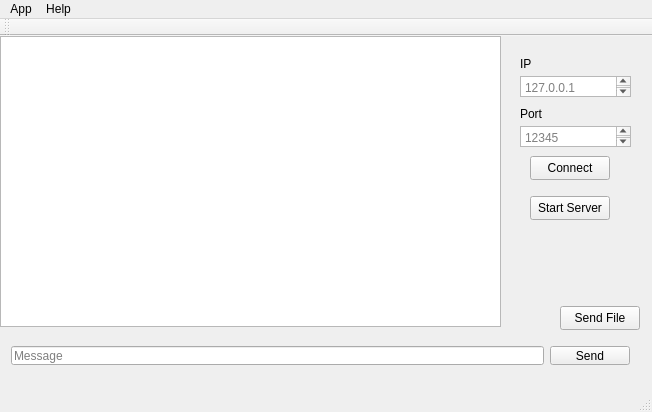
<?xml version="1.0" encoding="UTF-8"?>
<ui version="4.0">
 <class>TCPAppClass</class>
 <widget class="QMainWindow" name="TCPAppClass">
  <property name="geometry">
   <rect>
    <x>0</x>
    <y>0</y>
    <width>652</width>
    <height>412</height>
   </rect>
  </property>
  <property name="sizePolicy">
   <sizepolicy hsizetype="Fixed" vsizetype="Fixed">
    <horstretch>0</horstretch>
    <verstretch>0</verstretch>
   </sizepolicy>
  </property>
  <property name="minimumSize">
   <size>
    <width>652</width>
    <height>412</height>
   </size>
  </property>
  <property name="maximumSize">
   <size>
    <width>652</width>
    <height>412</height>
   </size>
  </property>
  <property name="windowTitle">
   <string>TCPApp</string>
  </property>
  <widget class="QWidget" name="centralWidget">
   <widget class="QWidget" name="horizontalLayoutWidget">
    <property name="geometry">
     <rect>
      <x>0</x>
      <y>299</y>
      <width>641</width>
      <height>41</height>
     </rect>
    </property>
    <layout class="QHBoxLayout" name="horizontalLayout">
     <item>
      <widget class="QLineEdit" name="messageLineEdit">
       <property name="sizePolicy">
        <sizepolicy hsizetype="Expanding" vsizetype="Minimum">
         <horstretch>0</horstretch>
         <verstretch>0</verstretch>
        </sizepolicy>
       </property>
       <property name="placeholderText">
        <string>Message</string>
       </property>
      </widget>
     </item>
     <item>
      <widget class="QPushButton" name="sendButton">
       <property name="enabled">
        <bool>true</bool>
       </property>
       <property name="sizePolicy">
        <sizepolicy hsizetype="Maximum" vsizetype="Minimum">
         <horstretch>0</horstretch>
         <verstretch>0</verstretch>
        </sizepolicy>
       </property>
       <property name="text">
        <string>Send</string>
       </property>
       <property name="Text" stdset="0">
        <string/>
       </property>
      </widget>
     </item>
    </layout>
   </widget>
   <widget class="QTextEdit" name="messagesText">
    <property name="geometry">
     <rect>
      <x>0</x>
      <y>0</y>
      <width>501</width>
      <height>291</height>
     </rect>
    </property>
    <property name="readOnly">
     <bool>true</bool>
    </property>
   </widget>
   <widget class="QTextEdit" name="ipText">
    <property name="geometry">
     <rect>
      <x>520</x>
      <y>40</y>
      <width>111</width>
      <height>21</height>
     </rect>
    </property>
    <property name="placeholderText">
     <string>127.0.0.1</string>
    </property>
   </widget>
   <widget class="QTextEdit" name="portText">
    <property name="geometry">
     <rect>
      <x>520</x>
      <y>90</y>
      <width>111</width>
      <height>21</height>
     </rect>
    </property>
    <property name="placeholderText">
     <string>12345</string>
    </property>
   </widget>
   <widget class="QLabel" name="label">
    <property name="geometry">
     <rect>
      <x>520</x>
      <y>20</y>
      <width>49</width>
      <height>16</height>
     </rect>
    </property>
    <property name="text">
     <string>IP</string>
    </property>
   </widget>
   <widget class="QLabel" name="label_2">
    <property name="geometry">
     <rect>
      <x>520</x>
      <y>70</y>
      <width>49</width>
      <height>16</height>
     </rect>
    </property>
    <property name="text">
     <string>Port</string>
    </property>
   </widget>
   <widget class="QPushButton" name="connectButton">
    <property name="geometry">
     <rect>
      <x>530</x>
      <y>120</y>
      <width>80</width>
      <height>24</height>
     </rect>
    </property>
    <property name="text">
     <string>Connect</string>
    </property>
   </widget>
   <widget class="QPushButton" name="startServerButton">
    <property name="geometry">
     <rect>
      <x>530</x>
      <y>160</y>
      <width>80</width>
      <height>24</height>
     </rect>
    </property>
    <property name="text">
     <string>Start Server</string>
    </property>
   </widget>
   <widget class="QPushButton" name="sendFileButton">
    <property name="geometry">
     <rect>
      <x>560</x>
      <y>270</y>
      <width>80</width>
      <height>24</height>
     </rect>
    </property>
    <property name="text">
     <string>Send File</string>
    </property>
   </widget>
  </widget>
  <widget class="QMenuBar" name="menuBar">
   <property name="geometry">
    <rect>
     <x>0</x>
     <y>0</y>
     <width>652</width>
     <height>21</height>
    </rect>
   </property>
   <widget class="QMenu" name="menuApp">
    <property name="title">
     <string>App</string>
    </property>
    <addaction name="actionNew"/>
    <addaction name="actionClear_Chat"/>
    <addaction name="actionQuit"/>
   </widget>
   <widget class="QMenu" name="menuHelp">
    <property name="title">
     <string>Help</string>
    </property>
    <addaction name="actionHow"/>
    <addaction name="actionInfo"/>
   </widget>
   <addaction name="menuApp"/>
   <addaction name="menuHelp"/>
  </widget>
  <widget class="QToolBar" name="mainToolBar">
   <attribute name="toolBarArea">
    <enum>TopToolBarArea</enum>
   </attribute>
   <attribute name="toolBarBreak">
    <bool>false</bool>
   </attribute>
  </widget>
  <widget class="QStatusBar" name="statusBar"/>
  <action name="actionEnter_Client_Data">
   <property name="text">
    <string>Enter Server Data</string>
   </property>
  </action>
  <action name="actionEnter_Server_Data">
   <property name="text">
    <string>Enter Client Data</string>
   </property>
  </action>
  <action name="actionHow">
   <property name="text">
    <string>How to use</string>
   </property>
  </action>
  <action name="actionInfo">
   <property name="text">
    <string>Info</string>
   </property>
  </action>
  <action name="actionNew">
   <property name="text">
    <string>New</string>
   </property>
  </action>
  <action name="actionQuit">
   <property name="text">
    <string>Quit</string>
   </property>
  </action>
  <action name="actionClear_Chat">
   <property name="text">
    <string>Clear Chat</string>
   </property>
  </action>
 </widget>
 <layoutdefault spacing="6" margin="11"/>
 <resources>
  <include location="TCPApp.qrc"/>
 </resources>
 <connections/>
</ui>
